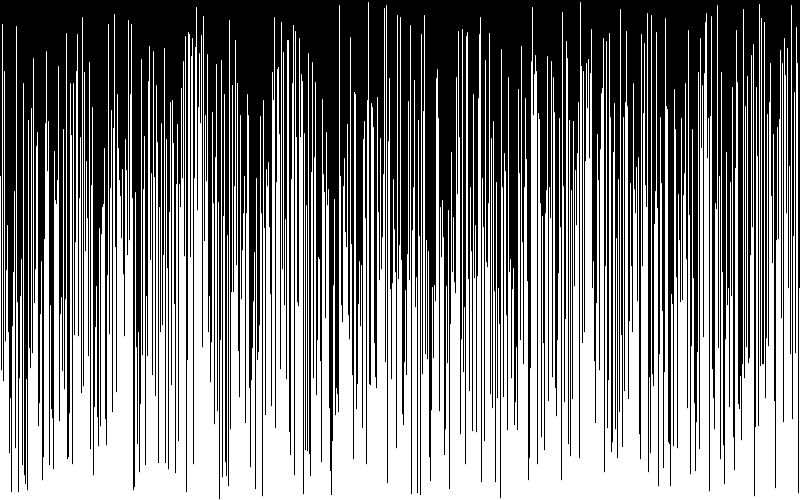
Frame 1 (no input)
Frame 60 (the mouse pressed at the canvas centre just before this capture): identical to frame 1, image omitted
Frame 120 (the mouse held since frame 60 and released just before this capture): identical to frame 1, image omitted

The Processing sketch that drew this single still picture (run headless with seeded random() and noise(); from frame 60 on, the mouse is pressed at the canvas centre):

// Processing sketch: Bubble_Sort_Visualization
// ── Bubble_Sort_Visualization.pde
float[] values;

void setup () {
  // Create canvas and array of random floats based on height/width
  size(800,500);
  values = new float[width];
  for (int i = 0; i < values.length; i++){
    values[i] = random(height);
  }
}

void draw(){
  // Draw lines
  background(0);
  for (int i = 0; i < values.length; i++) {
    stroke(255);
    line(i, height, i, height - values[i]);
  }
}
